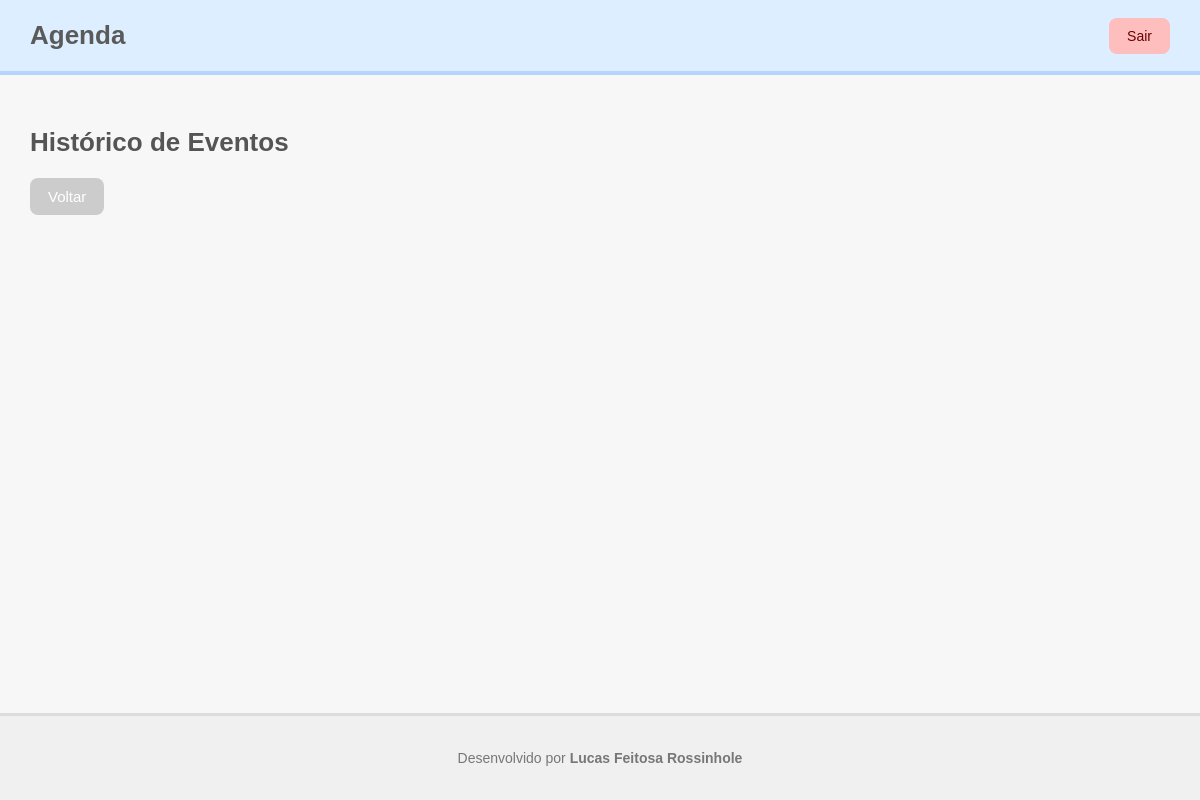
The page /agenda/historico/ (signed in) on the database as committed earlier.
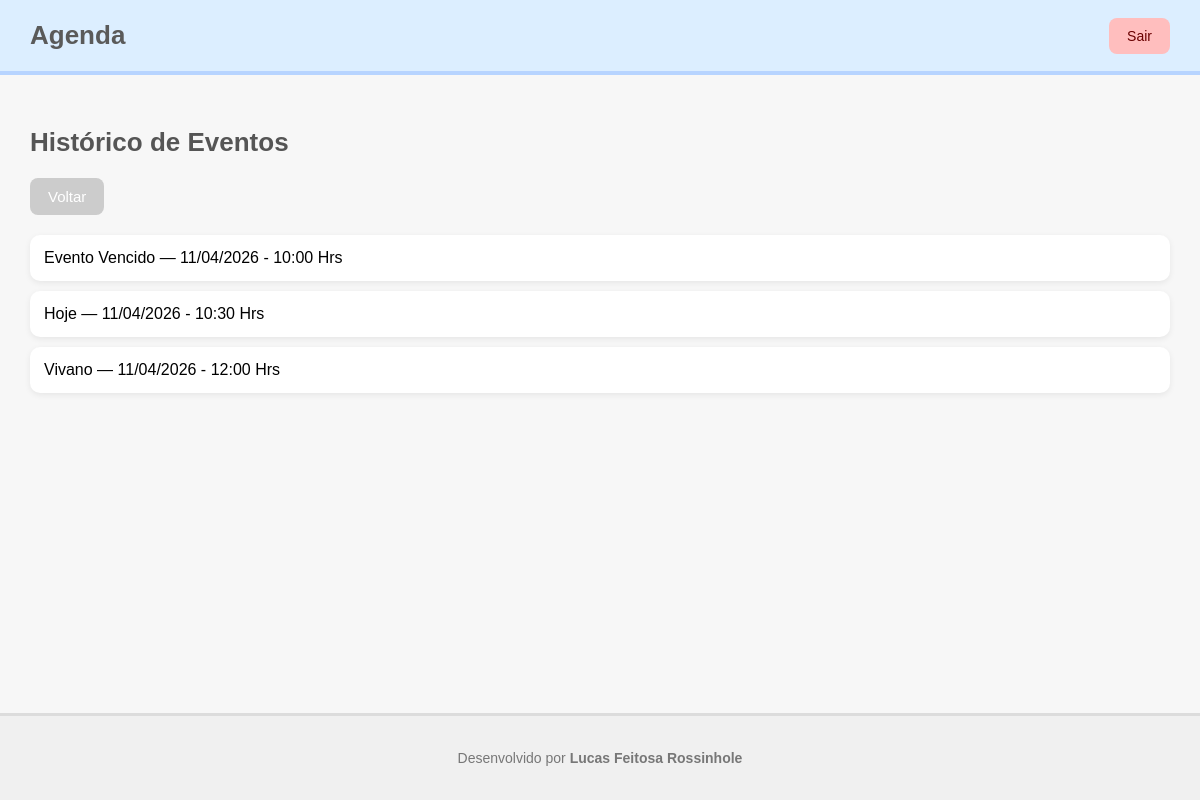
The same page on the database as committed later.
### core/models.py (models this page shows, shortened)
class Evento(models.Model): # Aula 02
    titulo = models.CharField(max_length=100)
    descricao = models.TextField(blank=True, null=True)
    data_evento = models.DateTimeField(verbose_name='Data do Evento')
    data_criacao = models.DateTimeField(auto_now=True)
    local = models.CharField(max_length=100, blank=True, null=True)
    usuario = models.ForeignKey(User, on_delete=models.CASCADE)
    class Meta:
        db_table = 'evento'
    def get_data_evento(self):
        return self.data_evento.strftime('%d/%m/%Y - %H:%M Hrs')

### core/views.py (the view)
# urls.py: path('agenda/historico/', views.historico_eventos), # Aula 05-EX: Rota para a página de histórico de eventos
@login_required(login_url='/login/')
def historico_eventos(request):
    usuario = request.user
    eventos = Evento.objects.filter(usuario=usuario,
                                data_evento__lt=datetime.now()).order_by('data_evento')
    return render(request, 'historico.html', {'eventos': eventos})

### templates/historico.html
{% extends "model-page.html" %}
{% block content %}
<h2 class="page-title">Histórico de Eventos</h2>
<div class="actions-row">
    <a href="../" class="btn pastel-gray">Voltar</a>
</div>
<ul class="event-list">
    {% for evento in eventos %}
    <li class="event-item">
        {{ evento.titulo }} — {{ evento.get_data_evento }}
    </li>
    {% endfor %}
</ul>
{% endblock %}

Rows that differ between the two databases and show on the page:
added Evento: titulo "Evento Vencido", get_data_evento "11/04/2026 - 10:00 Hrs"
added Evento: titulo "Hoje", get_data_evento "11/04/2026 - 10:30 Hrs"
now on this page (row edited): Evento: titulo "Vivano", get_data_evento "11/04/2026 - 12:00 Hrs"
